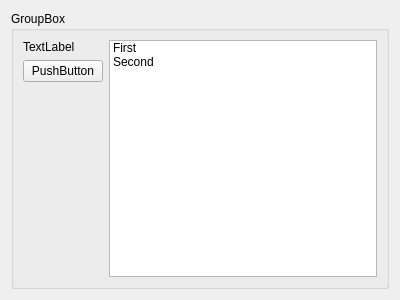
<?xml version="1.0" encoding="UTF-8"?>
<ui version="4.0">
 <class>MyWidgetUi</class>
 <widget class="QWidget" name="MyWidgetUi">
  <property name="geometry">
   <rect>
    <x>0</x>
    <y>0</y>
    <width>400</width>
    <height>300</height>
   </rect>
  </property>
  <property name="windowTitle">
   <string>Form</string>
  </property>
  <layout class="QGridLayout" name="gridLayout">
   <item row="0" column="0">
    <widget class="QGroupBox" name="groupBox">
     <property name="title">
      <string>GroupBox</string>
     </property>
     <layout class="QGridLayout" name="gridLayout_2">
      <item row="0" column="1" rowspan="3">
       <widget class="QListWidget" name="listWidget">
        <item>
         <property name="text">
          <string>First</string>
         </property>
        </item>
        <item>
         <property name="text">
          <string>Second</string>
         </property>
        </item>
       </widget>
      </item>
      <item row="0" column="0">
       <widget class="QLabel" name="label">
        <property name="text">
         <string>TextLabel</string>
        </property>
       </widget>
      </item>
      <item row="1" column="0">
       <widget class="QPushButton" name="pushButton">
        <property name="text">
         <string>PushButton</string>
        </property>
       </widget>
      </item>
      <item row="2" column="0">
       <spacer name="verticalSpacer">
        <property name="orientation">
         <enum>Qt::Vertical</enum>
        </property>
        <property name="sizeHint" stdset="0">
         <size>
          <width>20</width>
          <height>40</height>
         </size>
        </property>
       </spacer>
      </item>
     </layout>
    </widget>
   </item>
  </layout>
 </widget>
 <resources/>
 <connections/>
</ui>
